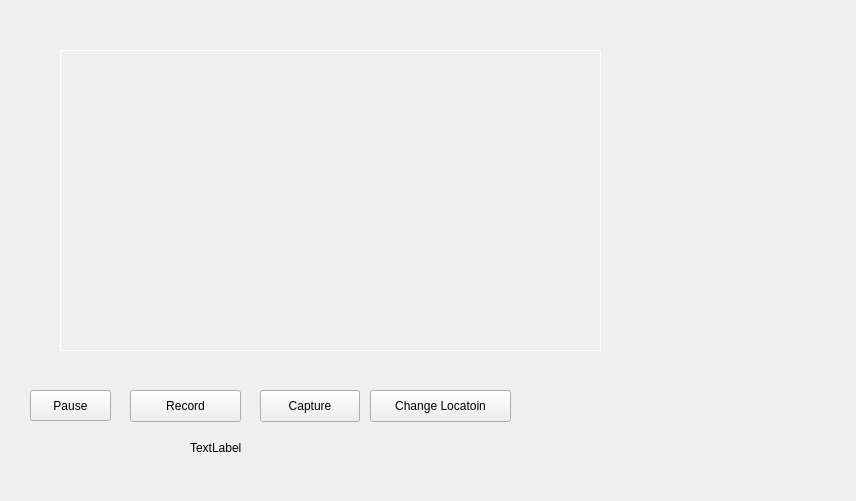
<?xml version="1.0" encoding="UTF-8"?>
<ui version="4.0">
 <class>VideoTab</class>
 <widget class="QWidget" name="VideoTab">
  <property name="geometry">
   <rect>
    <x>0</x>
    <y>0</y>
    <width>856</width>
    <height>501</height>
   </rect>
  </property>
  <property name="windowTitle">
   <string>Form</string>
  </property>
  <widget class="QLabel" name="video">
   <property name="geometry">
    <rect>
     <x>60</x>
     <y>50</y>
     <width>541</width>
     <height>301</height>
    </rect>
   </property>
   <property name="styleSheet">
    <string notr="true">border: 1px solid white</string>
   </property>
   <property name="text">
    <string/>
   </property>
  </widget>
  <widget class="QPushButton" name="play">
   <property name="geometry">
    <rect>
     <x>30</x>
     <y>390</y>
     <width>81</width>
     <height>31</height>
    </rect>
   </property>
   <property name="text">
    <string>Pause</string>
   </property>
  </widget>
  <widget class="QPushButton" name="pushButton">
   <property name="geometry">
    <rect>
     <x>130</x>
     <y>390</y>
     <width>111</width>
     <height>32</height>
    </rect>
   </property>
   <property name="text">
    <string>Record</string>
   </property>
  </widget>
  <widget class="QPushButton" name="pushButton_2">
   <property name="geometry">
    <rect>
     <x>260</x>
     <y>390</y>
     <width>100</width>
     <height>32</height>
    </rect>
   </property>
   <property name="text">
    <string>Capture</string>
   </property>
  </widget>
  <widget class="QLabel" name="locationlabel">
   <property name="geometry">
    <rect>
     <x>190</x>
     <y>440</y>
     <width>521</width>
     <height>16</height>
    </rect>
   </property>
   <property name="text">
    <string>TextLabel</string>
   </property>
  </widget>
  <widget class="QPushButton" name="Browse">
   <property name="geometry">
    <rect>
     <x>370</x>
     <y>390</y>
     <width>141</width>
     <height>32</height>
    </rect>
   </property>
   <property name="text">
    <string>Change Locatoin</string>
   </property>
  </widget>
 </widget>
 <resources/>
 <connections/>
</ui>
